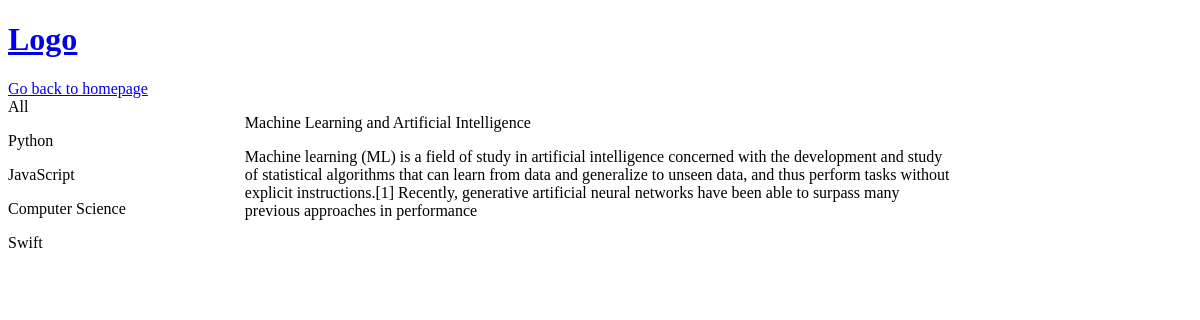
Before: /user_profile/1 (signed in) with the older database file.
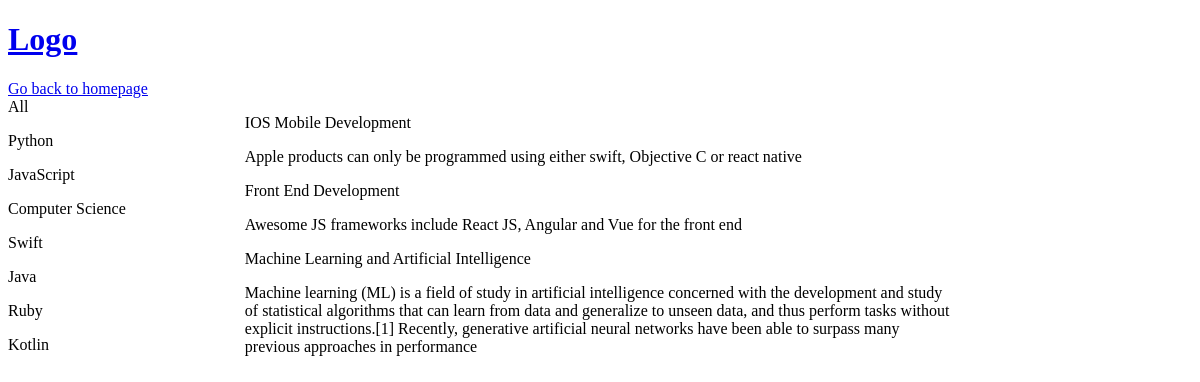
After: the same page with the newer database file.
### room/models.py (models this page shows, shortened)
class Topic(models.Model):
    name = models.CharField(max_length=200)

class Room(models.Model):
    name = models.CharField(max_length=200)
    topic = models.ForeignKey(Topic, on_delete=models.SET_NULL, null=True)
    details = models.TextField(blank=True, null=True)
    creator = models.ForeignKey(User, on_delete=models.CASCADE)
    participants = models.ManyToManyField(User, related_name="participants", blank=True)
    created = models.DateTimeField(auto_now_add=True)
    updated = models.DateTimeField(auto_now=True)
    class Meta:
        ordering = ["-updated", "-created"]

### room/views.py (the view)
# urls.py: path("user_profile/<int:pk>", views.user_profile, name="user_profile"),
@login_required(login_url="user_login")
def user_profile(request, pk):
    context = {
        "topics": Topic.objects.all(),
        "rooms": User.objects.get(id=pk).room_set.all(),
        "comments": User.objects.get(id=pk).comment_set.all(),
    }
    return render(request, "user_profile.html", context)

### room/templates/user_profile.html (shortened to what this page needs)
{% extends 'main.html' %}
{% block content %}
<a href="{% url 'homepage' %}">Go back to homepage</a>
<div class="profile_div">
    <div>
        <a>All</a>
        {% for topic in topics %}
        <p><a>{{ topic.name }}</a></p>
        {% endfor %}
    </div>
    <div>
        {% for room in rooms %}
        <p>{{ room.name }}</p>
        <p>{{ room.details }}</p>
        {% endfor %}
    </div>
    <div>
    </div>
</div>
{% endblock %}

Changed rows visible on the page:
added Topic: name "Java"
added Topic: name "Ruby"
added Topic: name "Kotlin"
added Room: name "IOS Mobile Development", details "Apple products can only be programmed using either swift, Objective C or react native"
added Room: name "Front End Development", details "Awesome JS frameworks include React JS, Angular and Vue for the front end"
